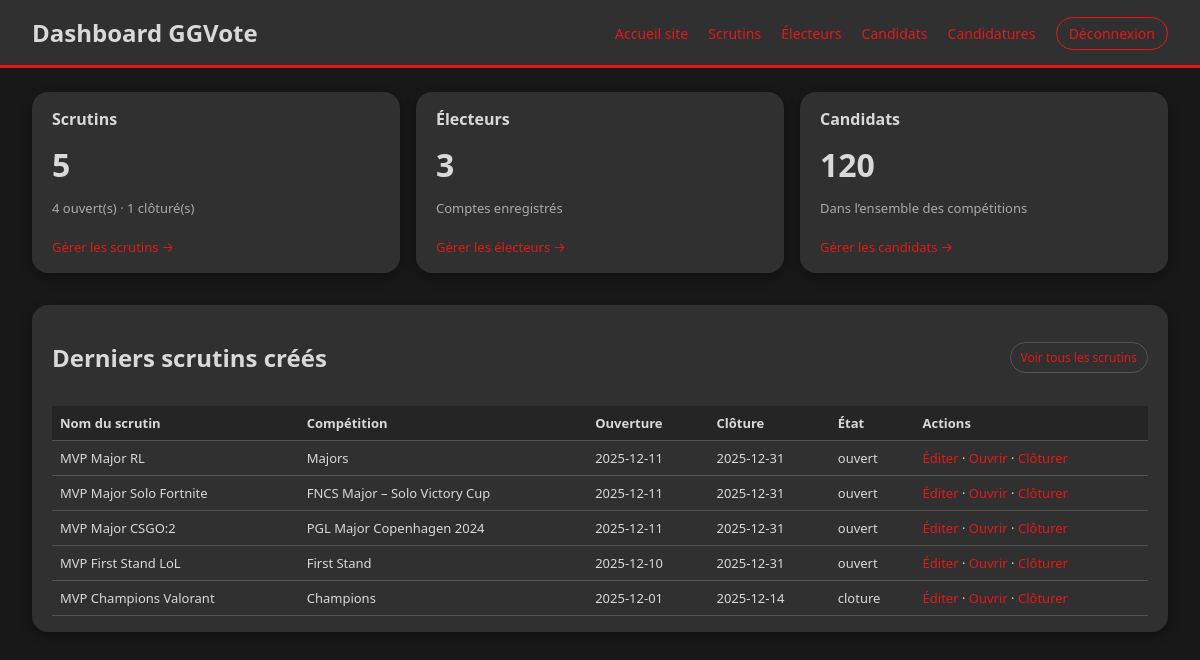
Before: /admin/index.php (signed in) with the older database file.
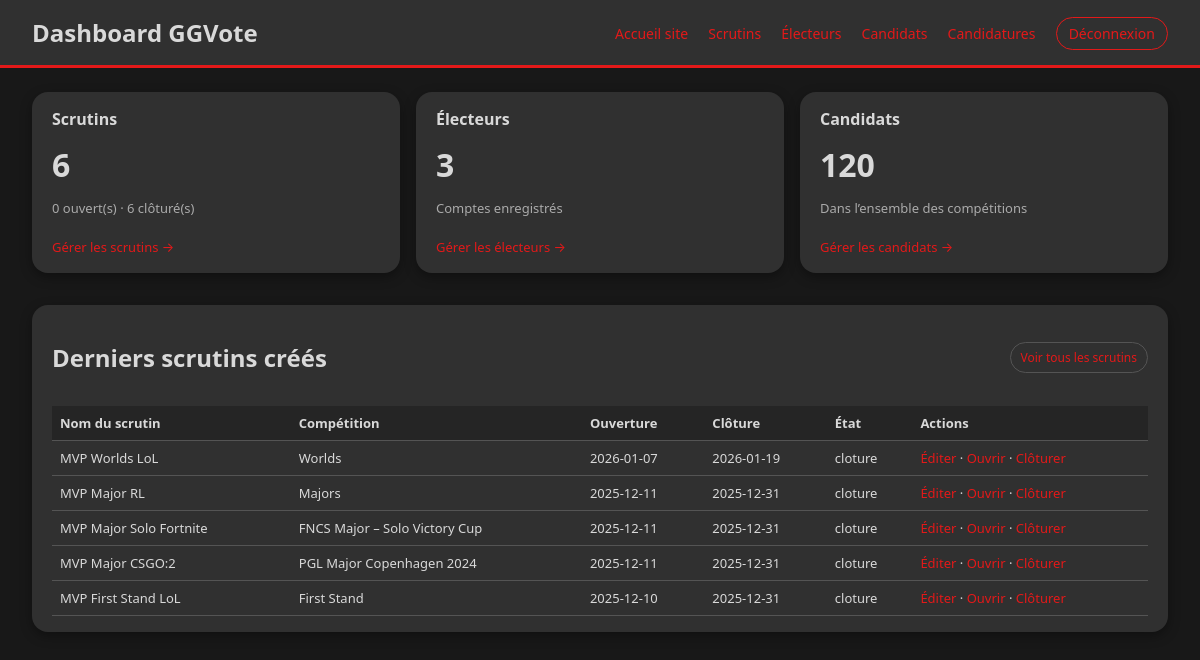
After: the same page with the newer database file.
### tables this page shows
CREATE TABLE IF NOT EXISTS `scrutin` (
  `idscrutin` int NOT NULL AUTO_INCREMENT,
  `nom_scrutin` varchar(45) NOT NULL,
  `date_ouverture` date NOT NULL,
  `date_cloture` date NOT NULL,
  `etat_scrutin` varchar(45) NOT NULL,
  `idadmin` int NOT NULL,
  `idcompetition` int NOT NULL,
  PRIMARY KEY (`idscrutin`),
  KEY `fk_scrutin_admin` (`idadmin`),
  KEY `fk_scrutin_compet` (`idcompetition`)
);

CREATE TABLE IF NOT EXISTS `competition` (
  `idcompetition` int NOT NULL AUTO_INCREMENT,
  `nom_compet` varchar(255) NOT NULL,
  `date_debut` date NOT NULL,
  `date_fin` date NOT NULL,
  `statut` varchar(45) NOT NULL,
  `idadmin` int NOT NULL,
  `idjeu` int NOT NULL,
  PRIMARY KEY (`idcompetition`),
  KEY `fk_compet_admin` (`idadmin`),
  KEY `fk_compet_jeu` (`idjeu`)
);

### admin/index.php (the view, shortened to what this page needs)
<?php
$connexion = dbconnect();
$stmt = $connexion->query("SELECT COUNT(*) FROM electeur");
$totalElecteurs = (int) $stmt->fetchColumn();
$stmt = $connexion->query("SELECT COUNT(*) FROM scrutin");
$totalScrutins = (int) $stmt->fetchColumn();
$stmt = $connexion->query("SELECT COUNT(*) FROM scrutin WHERE etat_scrutin = 'ouvert'");
$scrutinsOuverts = (int) $stmt->fetchColumn();
$stmt = $connexion->query("SELECT COUNT(*) FROM scrutin WHERE etat_scrutin = 'cloture'");
$scrutinsClotures = (int) $stmt->fetchColumn();
$totalCandidats = 0;
try {
    $stmt = $connexion->query("SELECT COUNT(*) FROM joueur");
    $totalCandidats = (int) $stmt->fetchColumn();
} catch (PDOException $e) {
}
$sql = "SELECT s.*, c.nom_compet
        FROM scrutin s
        JOIN competition c ON c.idcompetition = s.idcompetition
        ORDER BY s.date_ouverture DESC
        LIMIT 5";
$stmt = $connexion->query($sql);
$derniersScrutins = $stmt->fetchAll(PDO::FETCH_ASSOC);
?>
<!DOCTYPE html>
<html lang="fr">
<head>
    <link rel="stylesheet" href="admin.css">
</head>
<body>
<header class="admin-header">
    <h1>Dashboard GGVote</h1>
    <nav>
        <a href="../index.php">Accueil site</a>
        <a href="scrutins.php">Scrutins</a>
        <a href="electeurs.php">Électeurs</a>
        <a href="candidats.php">Candidats</a>
        <a href="candidatures_admin.php">Candidatures</a>
        <a href="../index.php?disconnect=1" class="btn-logout">Déconnexion</a>
    </nav>
</header>
<main class="admin-main">
    <section class="stats-grid">
        <article class="stat-card">
            <h2>Scrutins</h2>
            <p class="stat-number"><?= $totalScrutins ?></p>
            <p class="stat-detail">
                <?= $scrutinsOuverts ?> ouvert(s) · <?= $scrutinsClotures ?> clôturé(s)
            </p>
            <a href="scrutins.php" class="stat-link">Gérer les scrutins →</a>
        </article>
        <article class="stat-card">
            <h2>Électeurs</h2>
            <p class="stat-number"><?= $totalElecteurs ?></p>
            <p class="stat-detail">Comptes enregistrés</p>
            <a href="electeurs.php" class="stat-link">Gérer les électeurs →</a>
        </article>
        <article class="stat-card">
            <h2>Candidats</h2>
            <p class="stat-number"><?= $totalCandidats ?></p>
            <p class="stat-detail">Dans l’ensemble des compétitions</p>
            <a href="candidats.php" class="stat-link">Gérer les candidats →</a>
        </article>
    </section>
    <section class="panel">
        <div class="panel-header">
            <h2>Derniers scrutins créés</h2>
            <a href="scrutins.php" class="btn-small">Voir tous les scrutins</a>
        </div>
        <?php if (count($derniersScrutins) === 0): ?>
            <p>Aucun scrutin n’a encore été créé.</p>
        <?php else: ?>
            <table class="table-scrutins">
                <thead>
                    <tr>
                        <th>Nom du scrutin</th>
                        <th>Compétition</th>
                        <th>Ouverture</th>
                        <th>Clôture</th>
                        <th>État</th>
                        <th>Actions</th>
                    </tr>
                </thead>
                <tbody>
                <?php foreach ($derniersScrutins as $s): ?>
                    <tr>
                        <td><?= htmlspecialchars($s['nom_scrutin']) ?></td>
                        <td><?= htmlspecialchars($s['nom_compet']) ?></td>
                        <td><?= htmlspecialchars($s['date_ouverture']) ?></td>
                        <td><?= htmlspecialchars($s['date_cloture']) ?></td>
                        <td><?= htmlspecialchars($s['etat_scrutin']) ?></td>
                        <td>
                            <a href="scrutin_form.php?id=<?= $s['idscrutin'] ?>">Éditer</a> ·
                            <a href="scrutin_action.php?id=<?= $s['idscrutin'] ?>&action=ouvrir">Ouvrir</a> ·
                            <a href="scrutin_action.php?id=<?= $s['idscrutin'] ?>&action=cloturer">Clôturer</a>
                        </td>
                    </tr>
                <?php endforeach; ?>
                </tbody>
            </table>
        <?php endif; ?>
    </section>

Changed rows visible on the page:
no longer on this page (row unchanged): scrutin: nom_scrutin "MVP Champions Valorant", idcompetition.nom_compet "Champions", date_ouverture "2025-12-01", date_cloture "2025-12-14", etat_scrutin "cloture"
added scrutin: nom_scrutin "MVP Worlds LoL", idcompetition.nom_compet "Worlds", date_ouverture "2026-01-07", date_cloture "2026-01-19", etat_scrutin "cloture"
changed scrutin "MVP Major RL": etat_scrutin "ouvert" → "cloture"
changed scrutin "MVP Major Solo Fortnite": etat_scrutin "ouvert" → "cloture"
changed scrutin "MVP Major CSGO:2": etat_scrutin "ouvert" → "cloture"
changed scrutin "MVP First Stand LoL": etat_scrutin "ouvert" → "cloture"
Other visible differences:
$totalScrutins: "5" → "6"
$scrutinsOuverts: "4" → "0"
$scrutinsClotures: "1" → "6"
